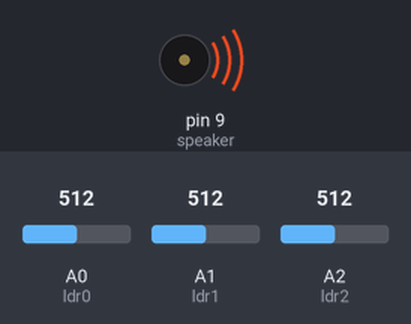
Simulated run of this sketch. Board: Arduino Uno, built with avr-gcc and run on an emulated ATmega328P. Shown: buzzer (waves = sounding). Inputs (shaded band) come from the test bench; at power-on: A0 (ldr0) = 512, A1 (ldr1) = 512, A2 (ldr2) = 512.

Above: at 0.05 s.
Timing chart, 0 to 3.0 s (numbered marks = the images above):
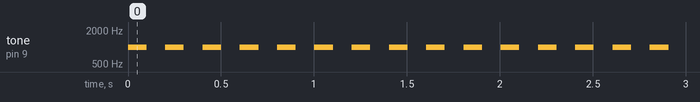

The sketch:

EX_1_2.ino
```cpp
/**********************************************************************************
**                                                                               **
**                                  Projecte 5. Avisador acústic                 **
**                                                                               **
**                                 Programa 1+2                                  **
**                                                                               **
**********************************************************************************/
//Raúl Martos

const int speaker = 9;        // speaker pin 9
const int ldr0 = A0;         //  LDR 0 pin A0
const int ldr1 = A1;         //  LDR 1 pin A1
const int ldr2 = A2;         //  LDR 2 pin A2

int valorLdr0;                 // guardar valor del ldr  0
int valorLdr1;                 // guardar valor del ldr  0
int valorLdr2;                 // guardar valor del ldr  0
int freq;                    // freqüència del speaker


void setup()
{
  pinMode(speaker, OUTPUT);     // speaker SALIDA
  pinMode(ldr0, INPUT);         // LDR 0 ENTRADA
  pinMode(ldr1, INPUT);         // LDR 1 ENTRADA
  pinMode(ldr2, INPUT);         // LDR 2 ENTRADA
}


void loop()
{
  valorLdr0 = analogRead(ldr0);   // llegir valor ldr 0
  valorLdr1 = analogRead(ldr1);   // llegir valor ldr 1
  valorLdr2 = analogRead(ldr2);   // llegir valor ldr 2

  freq = min(valorLdr0, valorLdr1);  // veure quin ldr té objecte més aprop
  freq = min(valorLdr2, freq);
  freq = map(freq, 0, 1023, 2000, 0);   // mapejar valor de 0-1023 a 2000-10

  tone(speaker, freq, 100);   // so de durada 300ms
  delay(100+100);            // esperar so i silenci
}

// Aquest programa el que fa és depenent si al LDR li toca llum o no fa sons de diferent frequencia
// VIDEO penjat a electroaulda
```

Measured:
- by itself, tone on pin 9 (speaker): alternates 1000 Hz for 0.10 s and silent for 0.10 s
